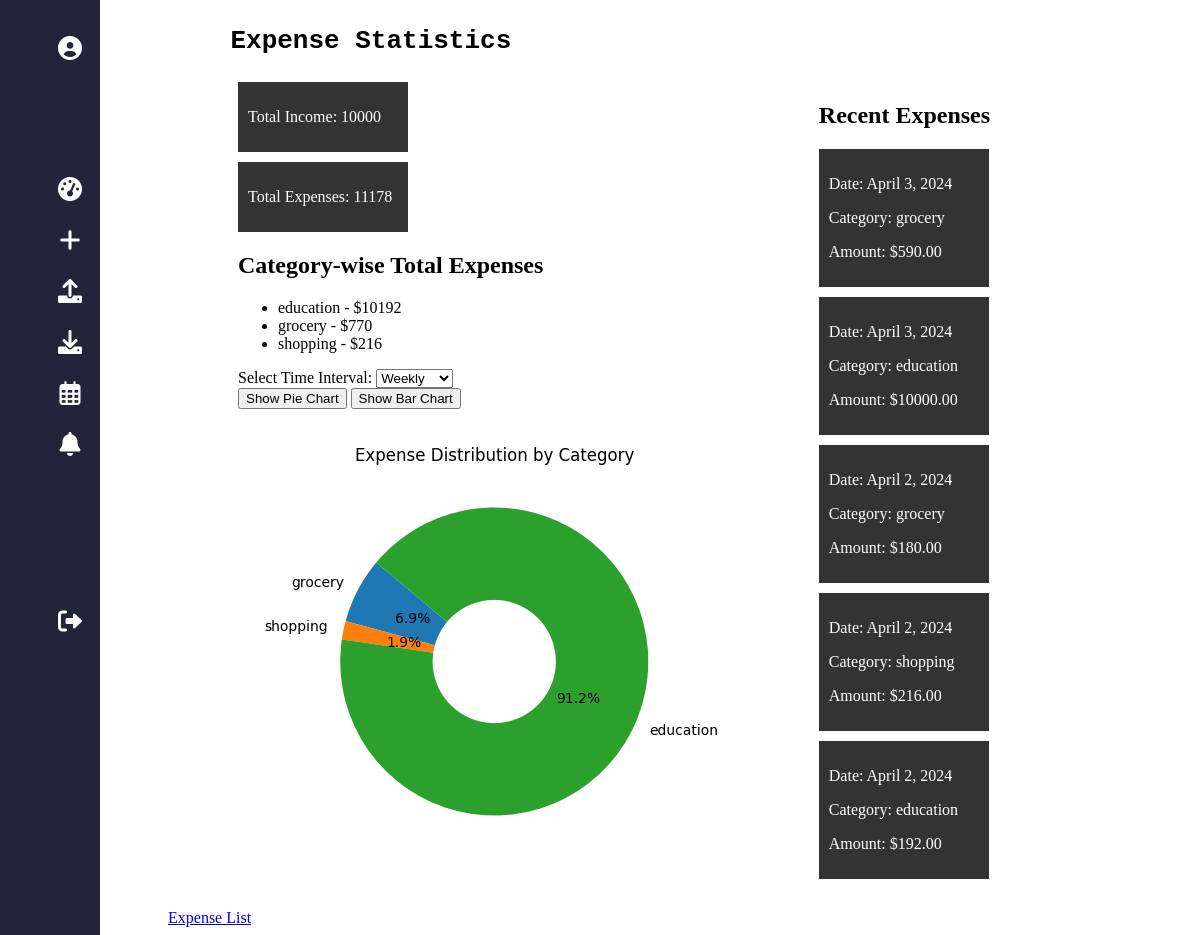
/expenses/statistics/ (signed in), run on the app's committed database.
### Finso_app/models.py (models this page shows, shortened)
class Category(models.Model):
    user = models.ForeignKey(User, on_delete=models.CASCADE)
    name = models.CharField(max_length=255)
    budget_limit = models.DecimalField(max_digits=10, decimal_places=2, default=True, null=False )
    def __str__(self):
        return self.name

class Expense(models.Model):
    user = models.ForeignKey(User, on_delete=models.CASCADE)
    amount = models.DecimalField(max_digits=10, decimal_places=2)
    category = models.ForeignKey('Category', on_delete=models.CASCADE)
    content = models.TextField()
    date = models.DateField(auto_now_add=True)

### Finso_app/views.py (the view)
# urls.py: path('expenses/statistics/', views.expense_statistics, name='expense_statistics'),
@login_required
def expense_statistics(request):
    time_interval = request.GET.get('time_interval', 'weekly')  # Default to weekly if not specified
    end_date = timezone.now().date()
    if time_interval == 'weekly':
        start_date = end_date - timezone.timedelta(days=7)
    elif time_interval == 'monthly':
        start_date = end_date - timezone.timedelta(days=30)  # Approximate 30 days as a month
    elif time_interval == '3months':
        start_date = end_date - timezone.timedelta(days=90)  # 3 months
    elif time_interval == '6months':
        start_date = end_date - timezone.timedelta(days=180)  # 6 months
    elif time_interval == 'yearly':
        start_date = end_date - timezone.timedelta(days=365)  # 1 year
    else:
        start_date = end_date
    expenses = Expense.objects.filter(user=request.user, date__range=[start_date, end_date])
    categories = expenses.values_list('category__name', flat=True).distinct()
    total_income = Income.objects.filter(user=request.user).aggregate(total_income=Sum('amount'))['total_income'] or 0
    total_expenses = expenses.aggregate(total_expenses=Sum('amount'))['total_expenses'] or 0
    remaining_amount = total_income - total_expenses
    category_totals = (
    Expense.objects.filter(user=request.user, date__range=[start_date, end_date])
    .values('category__name')
    .annotate(
        total_expenses=Coalesce(
            Cast(Sum('amount'), output_field=DecimalField()),
            Value(0, output_field=DecimalField())
        )
    )
    .order_by('-total_expenses')[:4]
)
    recent_expenses = Expense.objects.filter(user=request.user).order_by('-date')[:7]
    pie_chart = create_pie_chart(request.user, categories, expenses)
    bar_chart = create_bar_chart(request.user, categories, expenses)
    context = {
        'time_interval': time_interval,
        'categories': categories,
        'pie_chart': pie_chart,
        'bar_chart': bar_chart,
        'total_income': total_income,
        'total_expenses': total_expenses,
        'remaining_amount': remaining_amount,
        'recent_expenses': recent_expenses,
        'category_totals': category_totals,
    }
    return render(request, 'expense_statistics.html', context)

### Finso_app/views.py (called while the page is built)
def create_pie_chart(user, categories, expenses):
    category_totals = {category: 0 for category in categories}
    for expense in expenses:
        category_totals[expense.category.name] += expense.amount
    labels = list(category_totals.keys())
    values = list(category_totals.values())
    plt.figure(figsize=(5, 5))
    plt.pie(values, labels=labels, autopct='%1.1f%%', startangle=140, wedgeprops=dict(width=0.6))
    plt.title('Expense Distribution by Category')
    buffer = BytesIO()
    plt.savefig(buffer, format='png')
    buffer.seek(0)
    image_base64 = base64.b64encode(buffer.read()).decode('utf-8')
    plt.close()
    return image_base64

def create_bar_chart(user, categories, expenses):
    category_totals = {category: 0 for category in categories}
    for expense in expenses:
        category_totals[expense.category.name] += expense.amount
    labels = list(category_totals.keys())
    values = list(category_totals.values())
    plt.figure(figsize=(10, 5))
    plt.bar(labels, values, color='blue')
    plt.xlabel('Categories')
    plt.ylabel('Total Expense Amount')
    plt.title('Total Expense Amount by Category')
    buffer = BytesIO()
    plt.savefig(buffer, format='png')
    buffer.seek(0)
    image_base64 = base64.b64encode(buffer.read()).decode('utf-8')
    plt.close()
    return image_base64

### Finso_app/templates/expense_statistics.html (shortened to what this page needs)
{% extends 'base.html' %}
{% block content %}
<div style="margin-left:10rem;">
    <h1><pre>    Expense Statistics</pre></h1>
    <div class="container flex-container">
        <div class="left-container">
            <div class="general-info">
                <div class="card">
                    <div class="card-content">
                        <p>Total Income: {{ total_income }}</p>
                    </div>
                </div>
                <div class="card">
                    <div class="card-content">
                        <p>Total Expenses: {{ total_expenses }}</p>
                    </div>
                </div>
            </div>
            <h2>Category-wise Total Expenses</h2>
            <ul>
                {% for category_total in category_totals %}
                    <li>{{ category_total.category__name }} - ${{ category_total.total_expenses }}</li>
                {% endfor %}
            </ul>
            <div class="chart-container">
                <label for="time_interval">Select Time Interval:</label>
                <select id="time_interval" onchange="updateCharts()">
                    <option value="weekly" {% if time_interval == 'weekly' %}selected{% endif %}>Weekly</option>
                </select>
                <div>
                    <button onclick="showPieChart()">Show Pie Chart</button>
                    <button onclick="showBarChart()">Show Bar Chart</button>
                </div>
                <div>
                    <img id="pie-chart" alt="Pie Chart">
                </div>
            </div>
        </div>
        <div class="right-container recent-expenses">
            <h2>Recent Expenses</h2>
            <div class="card-container">
                {% for expense in recent_expenses %}
                    <div class="card">
                        <div class="card-content">
                            <p>Date: {{ expense.date }}</p>
                            <p>Category: {{ expense.category }}</p>
                            <p>Amount: ${{ expense.amount }}</p>
                        </div>
                    </div>
                {% empty %}
                    <div class="card">
                        <div class="card-content">
                            <p>No recent expenses found.</p>
                        </div>
                    </div>
                {% endfor %}
            </div>
        </div>
    </div>
    <div>
        <a href="{% url 'expense_list' %}">Expense List</a>
    </div>
</div>
{% endblock %}

### Finso_app/templates/expense_statistics.html (style rules this page uses)
.container { display: flex; justify-content: space-between; align-items: flex-start; }
.left-container { width: 45%; margin-right: 20px; margin-left: 70px; }
.right-container { width: 45%; }
.recent-expenses { margin-left: 100px; }
.card-container { display: flex; flex-direction: column; align-items: flex-start; }
.card { background-color: #333; color: white; margin-bottom: 10px; width: 170px; }
.card-content { padding: 10px; }

### data on the page
Category: category__name "education", total_expenses "10192"
Category: category__name "grocery", total_expenses "770"
Category: category__name "shopping", total_expenses "216"
Expense: date "April 3, 2024", category "grocery", amount "590.00"
Expense: date "April 3, 2024", category "education", amount "10000.00"
Expense: date "April 2, 2024", category "grocery", amount "180.00"
Expense: date "April 2, 2024", category "shopping", amount "216.00"
Expense: date "April 2, 2024", category "education", amount "192.00"

### other printed values
{{ total_income }} "10000"
{{ total_expenses }} "11178"
